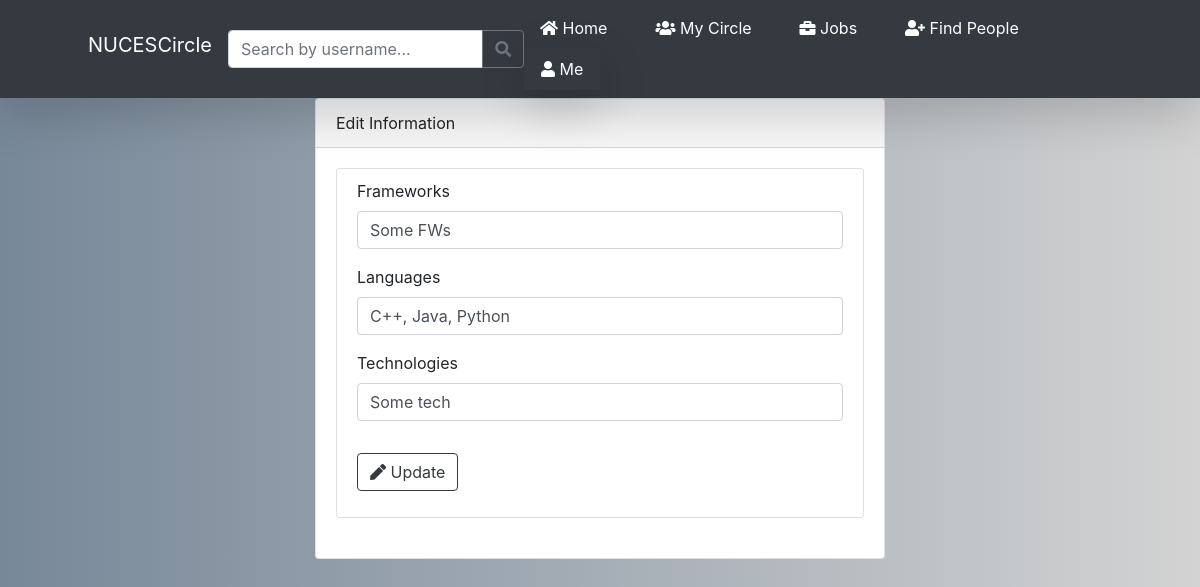
Page /view_profile/int_edit/ (signed in) on the committed database.
### users/models.py (models this page shows, shortened)
class Interests(models.Model):
    frameworks = models.CharField(max_length=255, blank=True)
    languages = models.CharField(max_length=255, blank=True)
    technologies = models.CharField(max_length=255, blank=True)
    user = models.OneToOneField(User, on_delete=models.CASCADE)

### users/views.py (the view)
# urls.py: path('view_profile/int_edit/', user_views.edit_interest_info, name='edit-int'),
@login_required
def edit_interest_info(request):
    int_data = Interests.objects.filter(user=request.user).first()
    int_form = InterestsForm(instance=int_data)
    return render(request, 'users/edit_int.html', context={'int_form': int_form,
                                                           'int_data': int_data})

### users/forms.py
class InterestsForm(forms.ModelForm):
    class Meta:
        model = Interests
        fields = ['frameworks', 'languages', 'technologies']

### users/templates/users/edit_int.html (shortened to what this page needs)
{% extends "nucescircle/base.html" %}
{% load crispy_forms_tags %}
{% block content %}
<div class="col-md-6 mx-auto">
    <div class="card">
        <div class="card-header">
            Edit Information
        </div>
        <div class="card-body">
            <div class="content-section">
                <form method="post" class="form-group" action="{% url 'update-int' %}">
                    <fieldset class="form-group">
                        {{ int_form|crispy }}
                    </fieldset>
                    <div class="form-group">
                        <button class="btn btn-outline-dark" type="submit"><i class="fas fa-pen"></i> Update</button>
                    </div>
                </form>
            </div>
        </div>
    </div>
</div>
{% endblock content %}

### nucescircle/static/nucescircle/newStyling.css (style rules this page uses)
#gradBg2 { background-color: slategray; background-image: linear-gradient(90deg, lightslategray, lightgray); }
body { background-color: #eeeeee; }
.content-section { background: #ffffff; padding: 10px 20px; border: 1px solid #dddddd; border-radius: 3px; margin-bottom: 20px; }

### rows in the picture
Interests: frameworks "Some FWs", languages "C++, Java, Python", technologies "Some tech"
